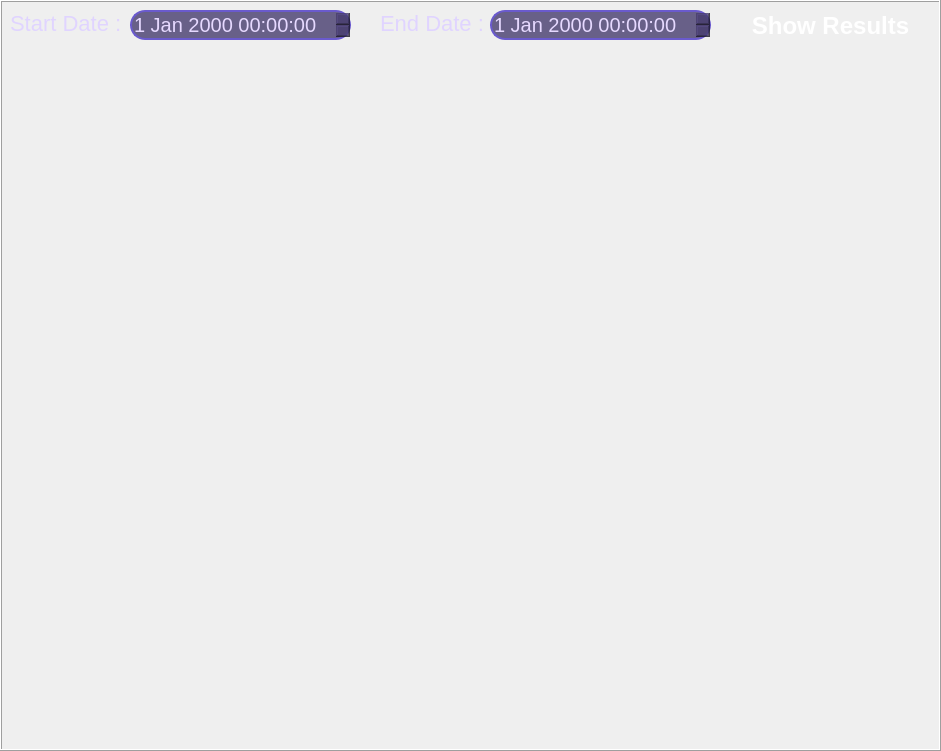
<?xml version="1.0" encoding="UTF-8"?>
<ui version="4.0">
 <class>Dialog</class>
 <widget class="QDialog" name="Dialog">
  <property name="geometry">
   <rect>
    <x>0</x>
    <y>0</y>
    <width>941</width>
    <height>751</height>
   </rect>
  </property>
  <property name="font">
   <font>
    <pointsize>7</pointsize>
   </font>
  </property>
  <property name="windowTitle">
   <string>Dialog</string>
  </property>
  <widget class="QLabel" name="label_2">
   <property name="geometry">
    <rect>
     <x>0</x>
     <y>0</y>
     <width>941</width>
     <height>751</height>
    </rect>
   </property>
   <property name="autoFillBackground">
    <bool>false</bool>
   </property>
   <property name="styleSheet">
    <string notr="true">#QLabel {
    background: qlineargradient(
        spread:pad,
        x1:0, y1:0,
        x2:1, y2:0,
        stop:0   hsla(256, 100%, 35%, 1),
        stop:0.50 hsla(277, 84%, 32%, 1),
        stop:1   hsla(261, 98%, 23%, 1)
    );
}
QLabel {
    background: qlineargradient(
        x1: 0, y1: 0, x2: 1, y2: 0,
        stop: 0 #2a1f4d,
        stop: 0.4 #3d2b6b,
        stop: 1 #1e1b2e
    );
}</string>
   </property>
   <property name="frameShape">
    <enum>QFrame::Box</enum>
   </property>
   <property name="frameShadow">
    <enum>QFrame::Raised</enum>
   </property>
   <property name="text">
    <string/>
   </property>
  </widget>
  <widget class="QPushButton" name="return_home">
   <property name="geometry">
    <rect>
     <x>870</x>
     <y>690</y>
     <width>75</width>
     <height>51</height>
    </rect>
   </property>
   <property name="font">
    <font>
     <pointsize>13</pointsize>
    </font>
   </property>
   <property name="styleSheet">
    <string notr="true">QPushButton {
    background: transparent;
    border: none;
}

QPushButton:hover {
    background: rgba(157, 129, 255, 0.2);
    border-radius: 25px;
}</string>
   </property>
   <property name="text">
    <string/>
   </property>
   <property name="icon">
    <iconset>
     <normaloff>../../../store-management-requirment/home_100dp_FFFFFF.png</normaloff>../../../store-management-requirment/home_100dp_FFFFFF.png</iconset>
   </property>
   <property name="iconSize">
    <size>
     <width>50</width>
     <height>50</height>
    </size>
   </property>
   <property name="shortcut">
    <string/>
   </property>
   <property name="flat">
    <bool>true</bool>
   </property>
  </widget>
  <widget class="QScrollArea" name="scrollArea">
   <property name="geometry">
    <rect>
     <x>10</x>
     <y>60</y>
     <width>921</width>
     <height>621</height>
    </rect>
   </property>
   <property name="styleSheet">
    <string notr="true">QScrollArea {
    background: transparent;
    border: none;
}

QScrollBar:vertical {
    background: #2c264d;
    width: 12px;
    border-radius: 6px;
}

QScrollBar::handle:vertical {
    background: #6a5acd;
    border-radius: 6px;
}</string>
   </property>
   <property name="widgetResizable">
    <bool>true</bool>
   </property>
   <widget class="QWidget" name="scrollAreaWidgetContents">
    <property name="geometry">
     <rect>
      <x>0</x>
      <y>0</y>
      <width>921</width>
      <height>621</height>
     </rect>
    </property>
   </widget>
  </widget>
  <widget class="QPushButton" name="filter_result_Button">
   <property name="geometry">
    <rect>
     <x>730</x>
     <y>10</y>
     <width>201</width>
     <height>31</height>
    </rect>
   </property>
   <property name="font">
    <font>
     <pointsize>18</pointsize>
     <weight>75</weight>
     <bold>true</bold>
    </font>
   </property>
   <property name="styleSheet">
    <string notr="true">QPushButton {
    background: qlineargradient(x1:0, y1:0, x2:1, y2:0,
        stop:0 #6a5acd, stop:1 #9d81ff);
    color: white;
    border-radius: 20px;
    font-weight: bold;
}

QPushButton#filter_result_Button:hover {
    background: qlineargradient(x1:0, y1:0, x2:1, y2:0,
        stop:0 #9d81ff, stop:1 #b19bff);
}</string>
   </property>
   <property name="text">
    <string>Show Results</string>
   </property>
   <property name="autoDefault">
    <bool>false</bool>
   </property>
   <property name="flat">
    <bool>true</bool>
   </property>
  </widget>
  <widget class="QDateTimeEdit" name="from_time">
   <property name="geometry">
    <rect>
     <x>490</x>
     <y>10</y>
     <width>221</width>
     <height>30</height>
    </rect>
   </property>
   <property name="font">
    <font>
     <pointsize>-1</pointsize>
    </font>
   </property>
   <property name="styleSheet">
    <string notr="true">QDateTimeEdit {
    background-color: rgba(70, 60, 110, 0.8);
    color: #e6d9ff;
    border: 2px solid #6a5acd;
    border-radius: 15px;
    padding: 0px 0px;
    font-size: 20px;
    min-width: 140px;
}

QDateTimeEdit:focus {
    border: 2px solid #9d81ff;
    background-color: rgba(90, 80, 140, 0.9);
}



</string>
   </property>
  </widget>
  <widget class="QLabel" name="label_3">
   <property name="geometry">
    <rect>
     <x>10</x>
     <y>10</y>
     <width>114</width>
     <height>27</height>
    </rect>
   </property>
   <property name="font">
    <font>
     <pointsize>-1</pointsize>
     <weight>50</weight>
     <bold>false</bold>
    </font>
   </property>
   <property name="styleSheet">
    <string notr="true">QLabel {
    font-size: 22px;
    font-weight: normal;
    color: #e0d4ff;
}</string>
   </property>
   <property name="text">
    <string>Start Date :</string>
   </property>
  </widget>
  <widget class="QLabel" name="label_4">
   <property name="geometry">
    <rect>
     <x>380</x>
     <y>10</y>
     <width>104</width>
     <height>27</height>
    </rect>
   </property>
   <property name="font">
    <font>
     <pointsize>-1</pointsize>
     <weight>50</weight>
     <bold>false</bold>
    </font>
   </property>
   <property name="styleSheet">
    <string notr="true">QLabel {
    font-size: 22px;
    font-weight: normal;
    color: #e0d4ff;
}</string>
   </property>
   <property name="text">
    <string>End Date :</string>
   </property>
  </widget>
  <widget class="QDateTimeEdit" name="to_time">
   <property name="geometry">
    <rect>
     <x>130</x>
     <y>10</y>
     <width>221</width>
     <height>30</height>
    </rect>
   </property>
   <property name="font">
    <font>
     <pointsize>-1</pointsize>
    </font>
   </property>
   <property name="styleSheet">
    <string notr="true">QDateTimeEdit {
    background-color: rgba(70, 60, 110, 0.8);
    color: #e6d9ff;
    border: 2px solid #6a5acd;
    border-radius: 15px;
    padding: 0px 0px;
    font-size: 20px;
    min-width: 140px;
}

QDateTimeEdit:focus {
    border: 2px solid #9d81ff;
    background-color: rgba(90, 80, 140, 0.9);
}



</string>
   </property>
  </widget>
 </widget>
 <resources/>
 <connections/>
</ui>
